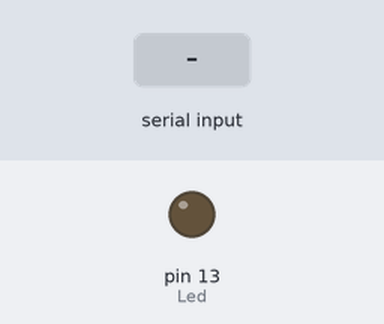
Recording of a sketch running on a simulated Arduino Uno, built with avr-gcc and run on an emulated ATmega328P. Parts: output pins drawn as LEDs (lit = HIGH). The test bench sets the inputs (shaded band). What the sketch prints to the serial monitor is not drawn.

Above: at 1.2 s.
1.3 s: byte 5 (ENQ) received over Serial
At 1.7 s:
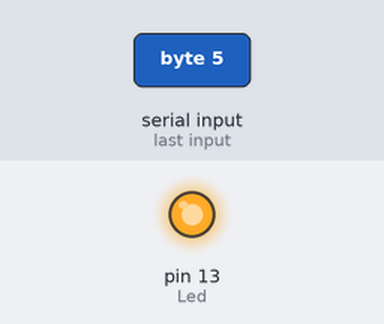
2.8 s: byte 21 (NAK) received over Serial
At 4.0 s:
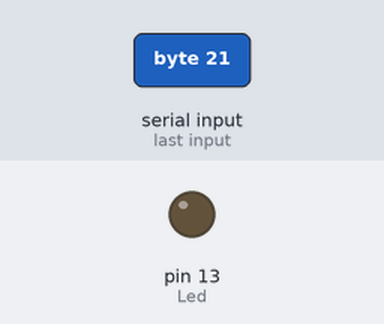
Timing chart, 0 to 5.8 s (numbered marks = the images above; inputs shaded):
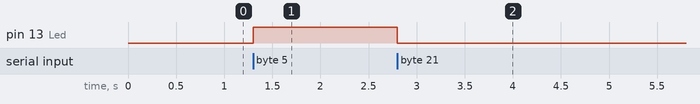

The sketch:

low-level.ino
```cpp
/* Read TextFile Data: Written by ScottC on 24 April 2013
 Arduino IDE version: 1.0.4
 http://arduinobasics.blogspot.com.au/2013/04/serial-communication-tutorial-part-3.html
*/
// Protocol defines
#define ENQ 0x05
#define SYN 0x16
#define ACK 0x06
#define NAK 0x15
#define CAN 0x18

#define SOH 0x01
#define ETB 0x17
#define STX 0x02
#define ETX 0x03
#define EOT 0x04

bool synced;
byte readByte;
int Led = 13;
/* Global Variables */


void setup() {
  Serial.begin(9600);
  synced = false;
  pinMode(Led, OUTPUT);
}

void loop() {
  SyncStatus();
}

void Sync(){
  Serial.write("hello");
  synced = true;
}

void EndSync(){
  synced = false;
}

void SyncStatus(){
  if (synced == false){
    digitalWrite(Led, LOW);
    if(Serial.available()){
      readByte = Serial.read();
      if (readByte==ENQ){
        Serial.write(ACK);
        Sync();
      }
      else if (readByte==EOT){
        EndSync();
      }
      else{
        Serial.write(NAK);
      }
    }
  }
  else if (synced == true){
    digitalWrite(Led, HIGH);
    if(Serial.available()){
      readByte = Serial.read();
      if (readByte==NAK){
        Serial.write(EOT);
        EndSync();
      }
      else if (readByte==EOT){
        EndSync();
      }
    }
  }
}
```

Measured:
- after the input at 1.3 s, pin 13 (Led): LOW → HIGH at once
- after the input at 2.8 s, pin 13 (Led): HIGH → LOW at once
